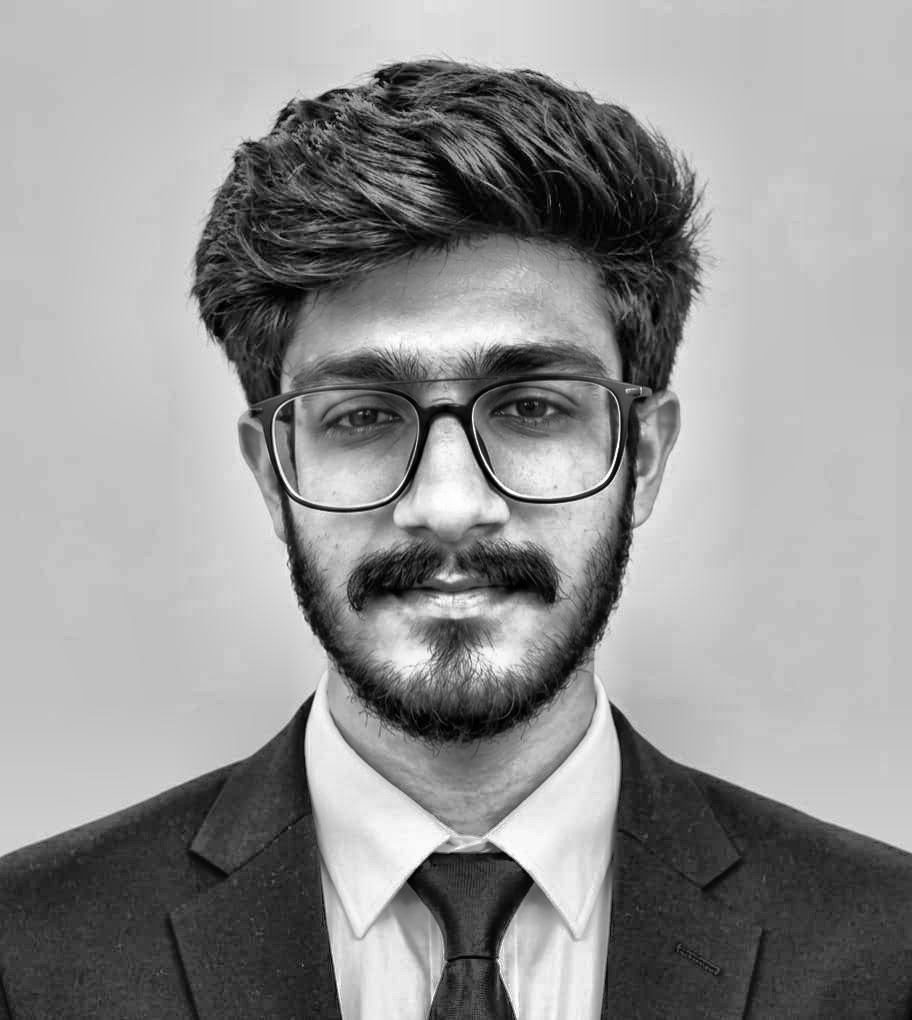
#> input picture source-prepped.png, 912 x 1020 px, found by its file name
$ python make_ascii_svg.py
#> lines starting #> are read from the running program, lines starting #| are printed output that depends on the picture
import os
from pathlib import Path
from PIL import Image
import numpy as np

RAMP = " .`:-=+*cs#%@"  # Bright (sparse/spaces) -> Dark (dense)

def make_ascii_svg(image_path, output_svg_path):
    img = Image.open(image_path).convert("L")
#> img is the input picture: PIL image 912x1020 L; min 0, max 255, mean 146.9

    # Upgraded grid resolution: 80 cols x 60 rows for sharper facial details & hair contours
    cols = 80
    aspect_ratio = img.height / img.width
#> aspect_ratio = 1.12
    rows = int(cols * aspect_ratio * 0.55)  # Monospace font aspect correction (~0.55)
#> rows = 49

    small = img.resize((cols, rows), Image.Resampling.LANCZOS)
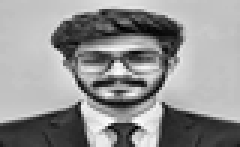
#> small: PIL image 80x49 L (shown 3 times larger); min 0, max 255, mean 146.9
    small_np = np.array(small)

    ramp_len = len(RAMP)
    char_matrix = []
    for y in range(rows):
        row_chars = []
        for x in range(cols):
            val = small_np[y, x]
            idx = int((val / 255.0) * (ramp_len - 1))
            char = RAMP[idx]
            if char == '<':
                char = '&lt;'
            elif char == '>':
                char = '&gt;'
            elif char == '&':
                char = '&amp;'
            row_chars.append(char)
        char_matrix.append("".join(row_chars))
#> after the loop, char_matrix = 49 items

    font_size = 9.5
    line_height = 11.5
    char_width = 5.8

    svg_w = int(cols * char_width) + 24
    svg_h = int(rows * line_height) + 30
#> svg_h = 593

    text_rows = []
    total_rows = len(char_matrix)
#> total_rows = 49
    duration = 3.5

    for y, line in enumerate(char_matrix):
        delay = (y / total_rows) * duration
        row_y = 20 + y * line_height

        row_svg = f'''
        <g opacity="0">
          <animate attributeName="opacity" values="0;1" begin="{delay:.2f}s" dur="0.1s" fill="freeze"/>
          <text x="12" y="{row_y}" fill="#38BDF8" font-family="monospace" font-size="{font_size}px" xml:space="preserve">{line}</text>
        </g>'''
        text_rows.append(row_svg)
#> this loop made 49 passes
#> (delay, row_y) on passes 1 to 12: (0, 20), (0.0714, 31.5), (0.143, 43), (0.214, 54.5), (0.286, 66), (0.357, 77.5), (0.429, 89), (0.5, 100.5), (0.571, 112), (0.643, 123.5), (0.714, 135), (0.786, 146.5)
#> after the loop, text_rows = 49 items

    svg_content = f"""<svg width="{svg_w}" height="{svg_h}" viewBox="0 0 {svg_w} {svg_h}" fill="none" xmlns="http://www.w3.org/2000/svg">
  <rect width="{svg_w}" height="{svg_h}" rx="10" fill="#090D16" stroke="#1E293B" stroke-width="1"/>

  <!-- Terminal Top Bar -->
  <rect width="{svg_w}" height="24" rx="10" fill="#0D1117"/>
  <circle cx="14" cy="12" r="4" fill="#FF5F56"/>
  <circle cx="28" cy="12" r="4" fill="#FFBD2E"/>
  <circle cx="42" cy="12" r="4" fill="#27C93F"/>
  <text x="{svg_w//2}" y="16" text-anchor="middle" fill="#64748B" font-family="monospace" font-size="10">prathik@ascii ~ portrait.sh (80x60 HD)</text>

  <g transform="translate(0, 15)">
    {''.join(text_rows)}
  </g>
</svg>"""

    with open(output_svg_path, "w", encoding="utf-8") as f:
        f.write(svg_content)

    print(f"Upgraded 80x60 HD self-typing ASCII SVG generated at {output_svg_path}")

if __name__ == "__main__":
    prepped = Path("source-prepped.png")
    if not prepped.exists():
        from prep_photo import prep_photo
        prep_photo(Path(r"C:\Users\SVCS\Downloads\pic1.jpeg"), prepped)
    make_ascii_svg(prepped, Path("avi-ascii.svg"))
